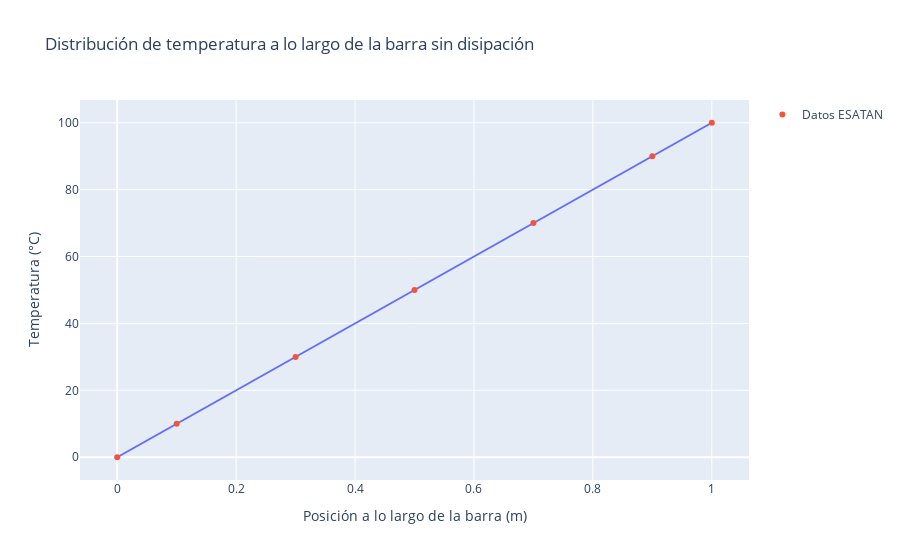

Source (notebook cell):
### Markdown cell above
# Conducción 1D en estado estacionario sin generación de calor


$$
k \,\frac{d^2 T}{dx^2} = 0
$$

donde:
- $k$ = conductividad térmica (constante).



## Solución general
Simplificando e integrando dos veces:

$$
\frac{d^2 T}{dx^2} = 0
$$


$$
T(x) = C_1 x + C_2
$$



## Condiciones de frontera

- $T(0) = T_1 \;\Rightarrow\; C_2 = T_1$.
- $T(L) = T_2 \;\Rightarrow\; C_1 L + T_1 = T_2$.

Luego:

$$
C_1 = \frac{T_2 - T_1}{L}
$$



## Distribución de temperatura

Sustituyendo las constantes se obtiene el perfil de temperaturas, que es lineal:

$$
T(x) = T_1 + \frac{T_2 - T_1}{L}\,x
$$

### Code cell
import numpy as np
import plotly.express as px

# ----------- 1. Datos de la barra -----------
L = 1.0
W = 0.1
H = 0.1

# Propiedades del material
k = 180  # Conductividad en W/m·K
# -----------------------------------------


# ------ 2. Condiciones de contorno ------
T1 = 0
T2 = 100
# -------------------------------------


# ------ 3. Cálculo temperatura analítica --------
def T_lineal(x):
    """Calcula la temperatura en un punto x a lo largo de la barra cuando no hay disipación."""
    return T1 + x*(T2-T1)/L

# Puntos a lo largo de la barra
x = np.linspace(0, L, 100)
T_analitica = T_lineal(x)
# ---------------------------------------------


# ------ 4. Cargar datos de ESATAN ------
from helpers.funs import read_fx_t
x_esatan, T_esatan = read_fx_t("data/esatan_barra/BARRA_NO_DISSIPATION_5.out")
# ------ --------------------- ------


# ------- 5. Pintamos los resultados ------

# Solucion analítica
fig = px.line(
    x=x,
    y=T_analitica,
    labels={"x": "Posición a lo largo de la barra (m)", "y": "Temperatura (°C)"},
    title="Distribución de temperatura a lo largo de la barra sin disipación",
)

# Datos de ESATAN
fig.add_scatter(
    x=x_esatan,
    y=T_esatan,
    mode="markers",
    name="Datos ESATAN"
)

fig.show()
# ---------------------------------------

### Figure 1 — Plotly figure (JSON) as saved in the notebook; plotly's stock layout.template omitted (floating-point values rounded to 4 significant figures)
{"data": [{"hovertemplate": "Posición a lo largo de la barra (m)=%{x}<br>Temperatura (°C)=%{y}<extra></extra>", "legendgroup": "", "line": {"color": "#636efa", "dash": "solid"}, "marker": {"symbol": "circle"}, "mode": "lines", "name": "", "orientation": "v", "showlegend": false, "type": "scatter", "x": [0.0, 0.0101, 0.0202, 0.0303, 0.0404, 0.05051, 0.06061, 0.07071, 0.08081, 0.09091, 0.101, 0.1111, 0.1212, 0.1313, 0.1414, 0.1515, 0.1616, 0.1717, 0.1818, 0.1919, 0.202, 0.2121, 0.2222, 0.2323, 0.2424, 0.2525, 0.2626, 0.2727, 0.2828, 0.2929, 0.303, 0.3131, 0.3232, 0.3333, 0.3434, 0.3535, 0.3636, 0.3737, 0.3838, 0.3939, 0.404, 0.4141, 0.4242, 0.4343, 0.4444, 0.4545, 0.4646, 0.4747, 0.4848, 0.4949, 0.5051, 0.5152, 0.5253, 0.5354, 0.5455, 0.5556, 0.5657, 0.5758, 0.5859, 0.596, 0.6061, 0.6162, 0.6263, 0.6364, 0.6465, 0.6566, 0.6667, 0.6768, 0.6869, 0.697, 0.7071, 0.7172, 0.7273, 0.7374, 0.7475, 0.7576, 0.7677, 0.7778, 0.7879, 0.798, 0.8081, 0.8182, 0.8283, 0.8384, 0.8485, 0.8586, 0.8687, 0.8788, 0.8889, 0.899, 0.9091, 0.9192, 0.9293, 0.9394, 0.9495, 0.9596, 0.9697, 0.9798, 0.9899, 1.0], "xaxis": "x", "y": [0.0, 1.01, 2.02, 3.03, 4.04, 5.051, 6.061, 7.071, 8.081, 9.091, 10.1, 11.11, 12.12, 13.13, 14.14, 15.15, 16.16, 17.17, 18.18, 19.19, 20.2, 21.21, 22.22, 23.23, 24.24, 25.25, 26.26, 27.27, 28.28, 29.29, 30.3, 31.31, 32.32, 33.33, 34.34, 35.35, 36.36, 37.37, 38.38, 39.39, 40.4, 41.41, 42.42, 43.43, 44.44, 45.45, 46.46, 47.47, 48.48, 49.49, 50.51, 51.52, 52.53, 53.54, 54.55, 55.56, 56.57, 57.58, 58.59, 59.6, 60.61, 61.62, 62.63, 63.64, 64.65, 65.66, 66.67, 67.68, 68.69, 69.7, 70.71, 71.72, 72.73, 73.74, 74.75, 75.76, 76.77, 77.78, 78.79, 79.8, 80.81, 81.82, 82.83, 83.84, 84.85, 85.86, 86.87, 87.88, 88.89, 89.9, 90.91, 91.92, 92.93, 93.94, 94.95, 95.96, 96.97, 97.98, 98.99, 100.0], "yaxis": "y"}, {"mode": "markers", "name": "Datos ESATAN", "type": "scatter", "x": [0.1, 0.3, 0.5, 0.7, 0.9, 0.0, 1.0], "y": [10.0, 30.0, 50.0, 70.0, 90.0, 0.0, 100.0]}], "layout": {"legend": {"tracegroupgap": 0}, "title": {"text": "Distribución de temperatura a lo largo de la barra sin disipación"}, "xaxis": {"anchor": "y", "domain": [0, 1], "title": {"text": "Posición a lo largo de la barra (m)"}}, "yaxis": {"anchor": "x", "domain": [0, 1], "title": {"text": "Temperatura (°C)"}}}}
